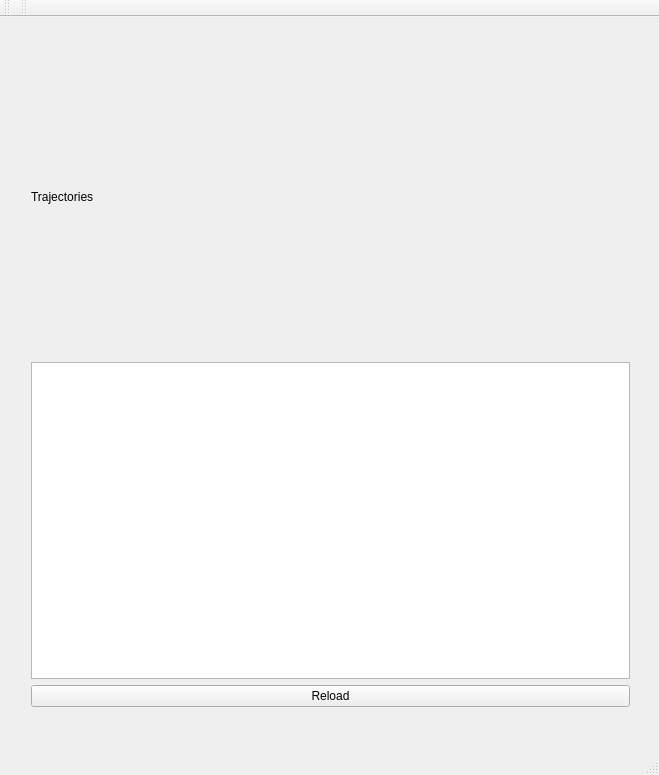
<?xml version="1.0" encoding="UTF-8"?>
<ui version="4.0">
 <class>MainWindow</class>
 <widget class="QMainWindow" name="MainWindow">
  <property name="geometry">
   <rect>
    <x>0</x>
    <y>0</y>
    <width>659</width>
    <height>775</height>
   </rect>
  </property>
  <property name="windowTitle">
   <string>MainWindow</string>
  </property>
  <widget class="QWidget" name="centralWidget">
   <widget class="QWidget" name="gridLayoutWidget">
    <property name="geometry">
     <rect>
      <x>20</x>
      <y>10</y>
      <width>621</width>
      <height>691</height>
     </rect>
    </property>
    <layout class="QGridLayout" name="gridLayout">
     <item row="2" column="0">
      <widget class="QPlainTextEdit" name="move">
       <property name="documentTitle">
        <string/>
       </property>
      </widget>
     </item>
     <item row="3" column="0">
      <widget class="QPushButton" name="Reload">
       <property name="text">
        <string>Reload</string>
       </property>
      </widget>
     </item>
     <item row="0" column="0">
      <widget class="QLabel" name="trajectories">
       <property name="sizePolicy">
        <sizepolicy hsizetype="Expanding" vsizetype="Expanding">
         <horstretch>0</horstretch>
         <verstretch>0</verstretch>
        </sizepolicy>
       </property>
       <property name="text">
        <string>Trajectories</string>
       </property>
      </widget>
     </item>
    </layout>
   </widget>
  </widget>
  <widget class="QMenuBar" name="menuBar">
   <property name="geometry">
    <rect>
     <x>0</x>
     <y>0</y>
     <width>659</width>
     <height>25</height>
    </rect>
   </property>
  </widget>
  <widget class="QToolBar" name="mainToolBar">
   <attribute name="toolBarArea">
    <enum>TopToolBarArea</enum>
   </attribute>
   <attribute name="toolBarBreak">
    <bool>false</bool>
   </attribute>
  </widget>
  <widget class="QStatusBar" name="statusBar"/>
  <widget class="QToolBar" name="toolBar">
   <property name="windowTitle">
    <string>toolBar</string>
   </property>
   <attribute name="toolBarArea">
    <enum>TopToolBarArea</enum>
   </attribute>
   <attribute name="toolBarBreak">
    <bool>false</bool>
   </attribute>
  </widget>
 </widget>
 <layoutdefault spacing="6" margin="11"/>
 <resources/>
 <connections/>
</ui>
